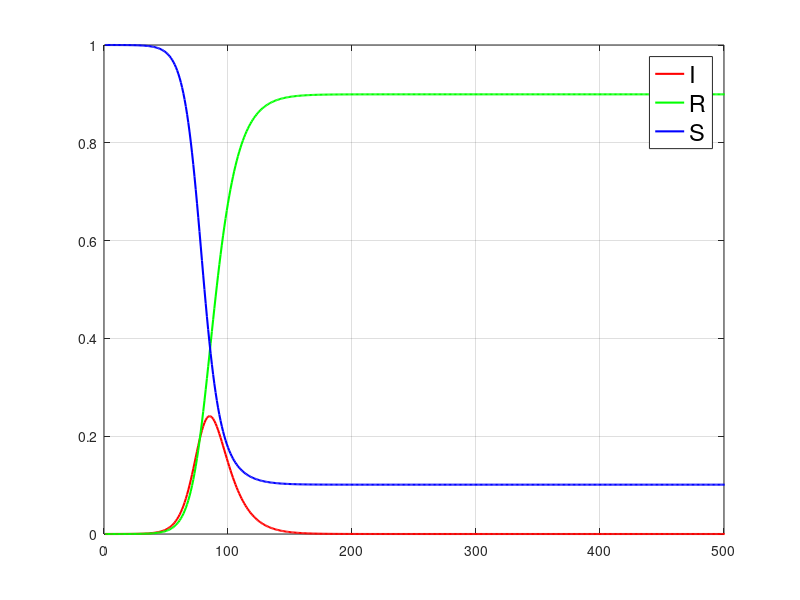
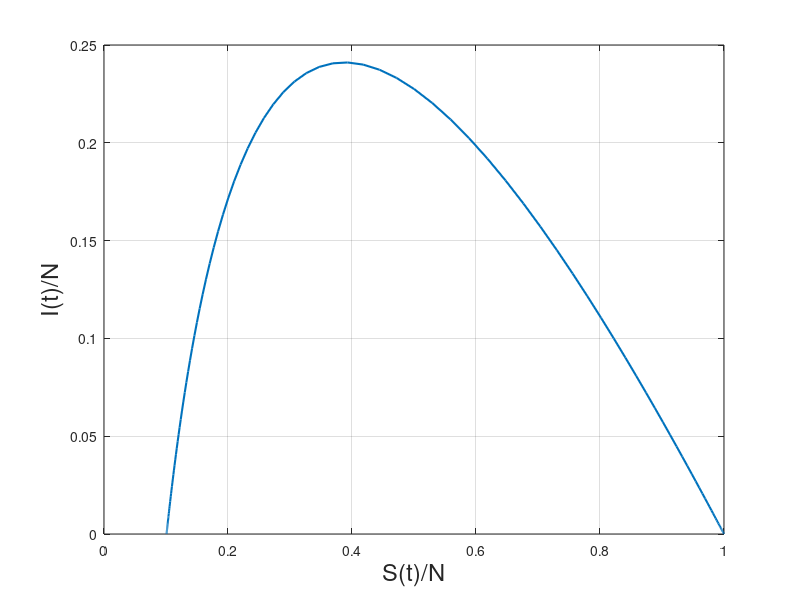
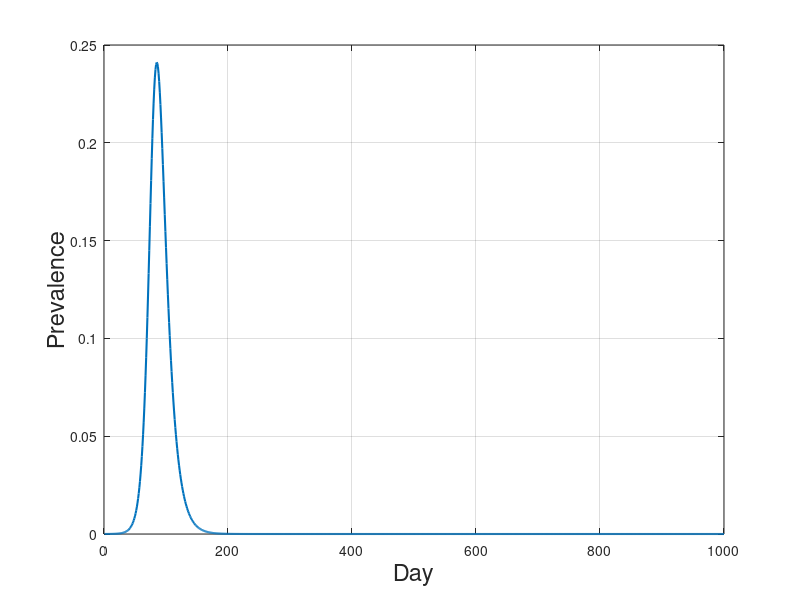
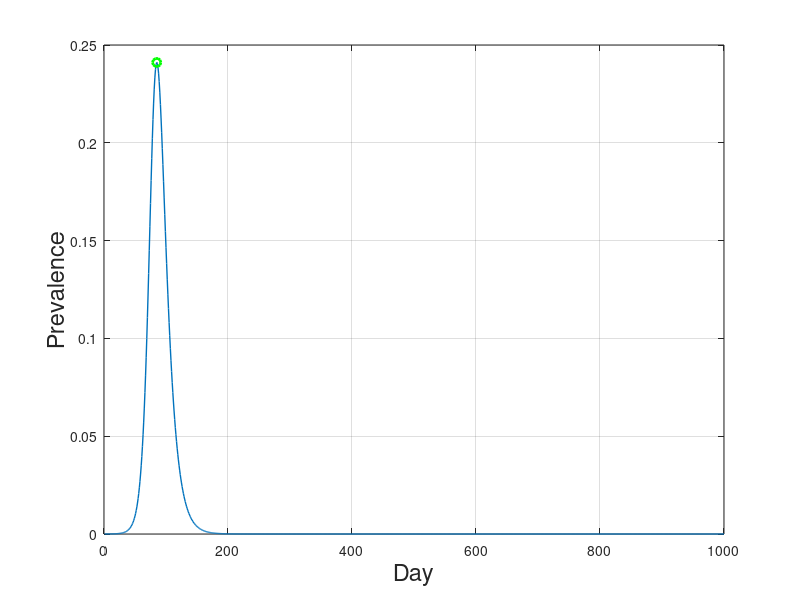

These charts were generated, in order, by the following MATLAB code:
% In the SIR model we have 3 epidemiological classes: Susceptible, Infected and Removed individuals.
% SIR.m - we are just looking at a static population.
clear all,close all
pkg load signal
dt=1;
N=10^6;			% The total population
beta=0.25;		% Number of contacts per day that are sufficient to spread the disease
gamma=1/10;		% Fraction of the infected group that will recover during any given day
I(1)=10;		% I(0) - initial number of infected individuals
S(1)=N-I(1);	% S(0) - initial number of susceptible individuals

% I(n) - number of infected individuals
% S(n) - number of susceptible individuals
for n=2:1000
	I(n) = I(n-1)+dt*(beta*(S(n-1)/N)-gamma)*I(n-1);
	S(n) = S(n-1)-dt*beta*S(n-1)*(I(n-1)/N);
endfor

x=S/N;			% x - susceptible fraction of the population
y=I/N;			% y - infected fraction of the population
z=1-x-y;		% z - removed fraction of the population

vreme=1:1:1000;
figure 1, 
plot(vreme,y,"r","linewidth",1.5,
	vreme,z,"g","linewidth",1.5,
	vreme,x,"b","linewidth",1.5);
leg=legend("I","R","S")
set(leg,"fontsize",17);
axis([0 500 0 1])
grid on
hold on

figure 2,
plot(x,y,"linewidth",1.5);
xlabel('S(t)/N',"fontsize",17)
ylabel('I(t)/N',"fontsize",17)
grid on
hold on

figure 3,
plot(y,"linewidth",1.5);
xlabel('Day',"fontsize",17)
ylabel('Prevalence',"fontsize",17)
grid on
hold on

[pks,loc]=findpeaks(y);
[pk ipk]=max(pks)
maxI=pk			% infected population at the peak of the epidemic
Tstar=loc(ipk)	% time where the epidemic reaches its peak
Rinf=z(end)		% removed population after the epidemic

figure 4,
plot(vreme,y,"linewidth",1,
	 loc,pks,"go","linewidth",2);
xlabel('Day',"fontsize",17)
ylabel('Prevalence',"fontsize",17)
grid on
hold on